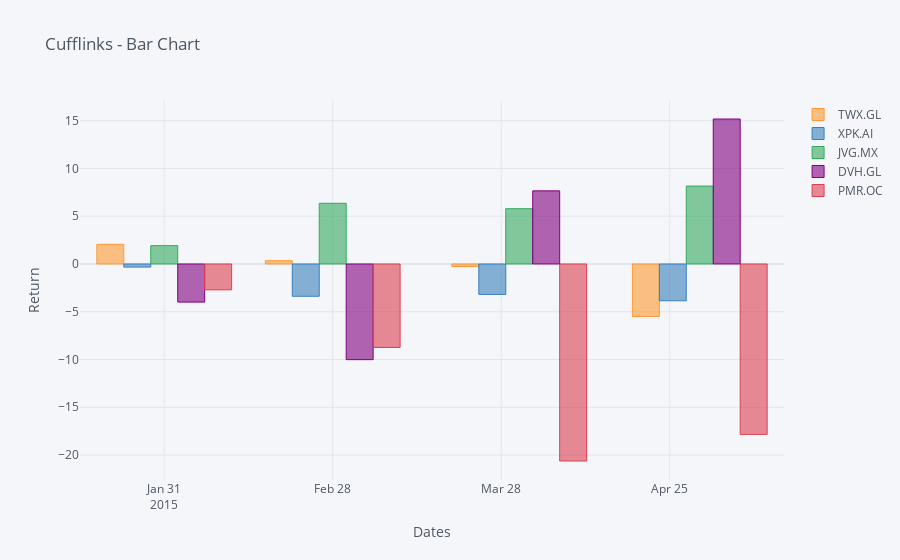

Notebook source saved alongside this figure:
### Markdown cell above
## Bar Chart

### Code cell
cf.datagen.lines(5).resample('M').mean().iplot(kind='bar',xTitle='Dates',yTitle='Return',title='Cufflinks - Bar Chart')

### Figure 1 — Plotly figure (JSON) as saved in the notebook; plotly's stock layout.template omitted (floating-point values rounded to 4 significant figures)
{"data": [{"marker": {"color": "rgba(255, 153, 51, 0.6)", "line": {"color": "rgba(255, 153, 51, 1.0)", "width": 1}}, "name": "TWX.GL", "orientation": "v", "text": "", "type": "bar", "x": ["2015-01-31", "2015-02-28", "2015-03-31", "2015-04-30"], "y": [2.059, 0.3398, -0.2723, -5.491]}, {"marker": {"color": "rgba(55, 128, 191, 0.6)", "line": {"color": "rgba(55, 128, 191, 1.0)", "width": 1}}, "name": "XPK.AI", "orientation": "v", "text": "", "type": "bar", "x": ["2015-01-31", "2015-02-28", "2015-03-31", "2015-04-30"], "y": [-0.3249, -3.378, -3.186, -3.853]}, {"marker": {"color": "rgba(50, 171, 96, 0.6)", "line": {"color": "rgba(50, 171, 96, 1.0)", "width": 1}}, "name": "JVG.MX", "orientation": "v", "text": "", "type": "bar", "x": ["2015-01-31", "2015-02-28", "2015-03-31", "2015-04-30"], "y": [1.919, 6.35, 5.784, 8.152]}, {"marker": {"color": "rgba(128, 0, 128, 0.6)", "line": {"color": "rgba(128, 0, 128, 1.0)", "width": 1}}, "name": "DVH.GL", "orientation": "v", "text": "", "type": "bar", "x": ["2015-01-31", "2015-02-28", "2015-03-31", "2015-04-30"], "y": [-3.993, -10.01, 7.651, 15.17]}, {"marker": {"color": "rgba(219, 64, 82, 0.6)", "line": {"color": "rgba(219, 64, 82, 1.0)", "width": 1}}, "name": "PMR.OC", "orientation": "v", "text": "", "type": "bar", "x": ["2015-01-31", "2015-02-28", "2015-03-31", "2015-04-30"], "y": [-2.707, -8.738, -20.62, -17.84]}], "layout": {"legend": {"bgcolor": "#F5F6F9", "font": {"color": "#4D5663"}}, "paper_bgcolor": "#F5F6F9", "plot_bgcolor": "#F5F6F9", "title": {"font": {"color": "#4D5663"}, "text": "Cufflinks - Bar Chart"}, "xaxis": {"gridcolor": "#E1E5ED", "showgrid": true, "tickfont": {"color": "#4D5663"}, "title": {"font": {"color": "#4D5663"}, "text": "Dates"}, "zerolinecolor": "#E1E5ED"}, "yaxis": {"gridcolor": "#E1E5ED", "showgrid": true, "tickfont": {"color": "#4D5663"}, "title": {"font": {"color": "#4D5663"}, "text": "Return"}, "zerolinecolor": "#E1E5ED"}}}
